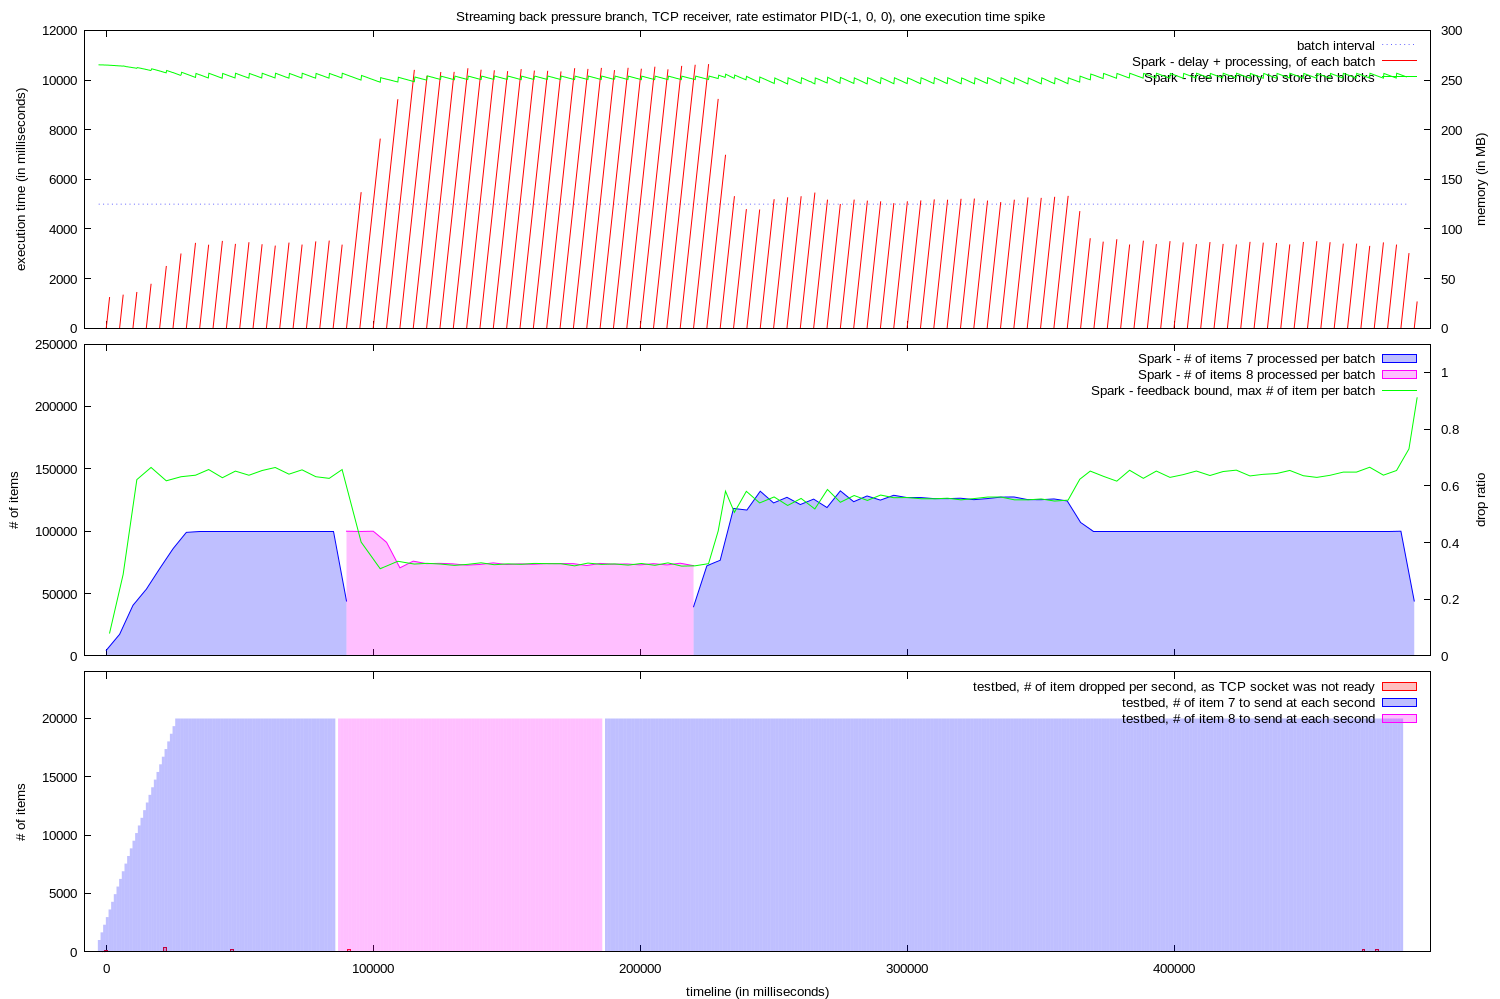

Reproduce this figure in gnuplot.

set y2range [0:]
set y2tics
set yrange [0:]
set lmargin 12
set rmargin 10
set datafile missing "?"
set style fill transparent solid 0.25

set style arrow 1 nohead ls 1
set ytics nomirror

set terminal pngcairo dashed enhanced font "arial,10" fontscale 1.0 size 1500,999

set output "graph.png"

set multiplot layout 3, 1 title "Streaming back pressure branch, TCP receiver, rate estimator PID(-1, 0, 0), one execution time spike"

set xrange [ -8150 : 496061 ]
set xtics format " "
set bmargin 1
set ylabel "execution time (in milliseconds)"
set y2label "memory (in MB)"

plot "memory.log" using 1:(5000) with line lt 0 lc 3 title "batch interval", \
  "execution.log" using 2:(0):($1-$2):($1-$2) with vector title "Spark - delay + processing, of each batch" arrowstyle 1, \
  "memory.log" using 1:($2/1024) axes x1y2 with lines title "Spark - free memory to store the blocks" lt 1 lc 2
 


set tmargin 0
set ylabel "# of items"
set y2label "drop ratio"
set y2range [ 0 : 1.1 ]


plot "execution_0.log" using 2:($3) with filledcurve x1 title "Spark - # of items 7 processed per batch" lt 1 lc 3, \
"execution_0.log" using 2:($4) with filledcurve x1 title "Spark - # of items 8 processed per batch" lt 1 lc 4, \
  "feedback_0.log" using 1:($2 * 5) with lines title "Spark - feedback bound, max # of item per batch" lt 1 lc 2


set xlabel "timeline (in milliseconds)"


set xtics format "%.0f"
set bmargin 3
set ylabel "# of items"
unset y2label
unset y2tics
unset y2range


set yrange [ 0 : 24000 ]

set boxwidth 1000

plot "droppedValuesPerSecond.log" using 1:2 with boxes title "testbed, # of item dropped per second, as TCP socket was not ready" lt 1 lc 1, \
"tick.log" using 1:($2) with fillsteps title "testbed, # of item 7 to send at each second" lt 1 lc 3, \
"tick.log" using 1:($3) with fillsteps title "testbed, # of item 8 to send at each second" lt 1 lc 4
unset multiplot
